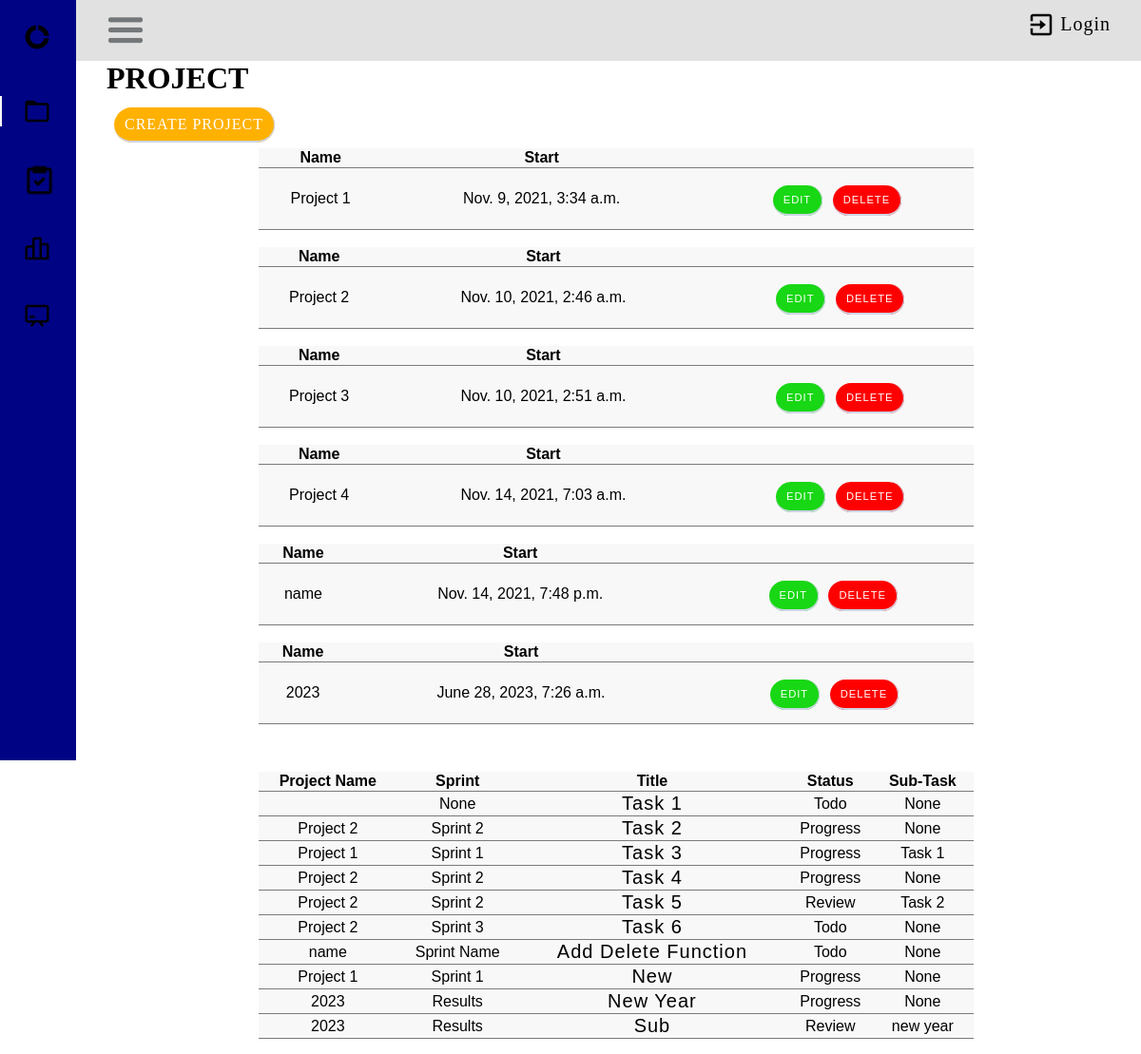
The page / on the database its author committed.
### taskManager/models.py (models this page shows, shortened)
class Project(models.Model):
    name = models.CharField(max_length=50)
    start = models.DateTimeField(auto_now_add=True)

class Task(models.Model):
    STATUS_CHOICES = (
        ('Todo', 'Todo'),
    ('Progress', 'Progress'),
    ('Review', 'Review'),
    ('Done', 'Done'),
    )
    user = models.ForeignKey(User, on_delete=models.CASCADE, null=True, blank=False)
    title = models.CharField(max_length=200)
    description = models.TextField(null=True, blank=True)
    complete = models.BooleanField(default=False)
    created = models.DateTimeField(auto_now_add=True)
    sprint = models.ForeignKey(Sprint, on_delete=models.CASCADE, blank=True, null=True)
    status = models.CharField(max_length=30, choices=STATUS_CHOICES)
    subtask = models.ForeignKey('self',on_delete=models.CASCADE, null=True, blank=True)
    def __str__(self):
        return self.title
    class Meta:
        ordering = ['title']

class Sprint(models.Model):
    name = models.CharField(max_length=50, blank=True, default='')
    description = models.TextField(blank=True, default='')
    start = models.DateTimeField(null=False, auto_now_add=True,)
    Duration= models.DurationField(null=False, blank=False, default=0 )
    end = models.DateField(blank=True, null=True, default='2026-12-31')
    project = models.ForeignKey(Project, on_delete=models.CASCADE, null=False)
    def __str__(self):
        return self.name or ('Sprint ending %s') % self.end
    class Meta:
        ordering = ['name']

### taskManager/view/project/views.py (the view)
# urls.py: path('', ProjectListView.as_view(), name='project_list'),
class ProjectListView(ListView):
    model = Project
    context_object_name = 'project'
    template_name = "project/project_list.html"
    def get_context_data(self, **kwargs):
        context = super(ProjectListView, self).get_context_data(**kwargs)
        context['sprints'] = Sprint.objects.all()
        context['tasks'] = Task.objects.all()
        context['projects'] = Project.objects.all()
        return context

### taskManager/templates/project/project_list.html (shortened to what this page needs)
{% load crispy_forms_tags %}
{% block content %}
{% load static %}
<div class="header-bar">
    <div>
        <link rel="stylesheet" href="{% static 'css/home.css' %}">
        <link rel="stylesheet" href="{% static 'css/task.css' %}">
        <h1>PROJECT</h1>
    </div>
</div>
<body id="body-pd">
    <header class="header" id="header">
        <div class="header_toggle">
            <img class="bx bx-menu" id="header-toggle" width="40px" src="/static/images/burger-menu.jpg" alt="burger menu">
        <div class="header-logout">
            <img class="exit-icon" src="/static/images/exit.png" alt="burger menu">
            {% if request.user.is_authenticated %}
                <a class="header-text" href="{% url 'user_logout' %}">Logout</a>
            {% else %}
                <a class="header-text" href="{% url 'user_login' %}">Login</a>
            {% endif %}
        </div>
    </div>
    </header>
    <div class="l-navbar" id="nav-bar">
        <nav class="nav">
            <div>
                <a href="#" class="nav_logo">
                    <img class="bx bx-menu" id="header-toggle" width="30px" src="/static/images/app-icon.png" alt="burger menu">
                </a>
                <div class="nav_list">
                    <a href="{% url 'project_list' %}" class="nav_link active">
                        <img width="30px" src="/static/images/folder-icon.png" alt="burger menu">
                    </a>
                    <a href="{% url 'tasks' %}" class="nav_link">
                        <img width="35px" src="/static/images/task-icon.png" alt="burger menu">
                    </a>
                    <a href="{% url 'sprint_list' %}" class="nav_link">
                        <img width="30px" src="/static/images/backlog-icon.png" alt="burger menu">
                    </a>
                    <a href="{% url 'board' %}" class="nav_link">
                        <img width="30px" src="/static/images/board-icon.png" alt="burger menu">
                    </a>
                </div>
            </div>
        </nav>
    </div>
</body>
<a class="btn" style="font-size: 1rem;" href="{% url 'project_form' %}"> Create Project </a>
<div class="table-container">
    {% for project in object_list %}
    <table>
        <tr>
            <th>Name</th>
            <th>Start</th>
            <th></th>
        </tr>
        <tr>
            <td>{{project.name}}</td>
            <td>{{project.start}}</td>
            <td>
                <div style="margin: 22px 0px;">
                    <span><a href="{% url 'project_update' project.pk %}" class="btn btn-style btn-edit">Edit</a> </span>
                    <span><a href="{% url 'project_delete' project.pk %}" class="btn btn-style btn-delete">Delete</a> </span>
                </div>
            </td>
        </tr>
    </table>
    <br />
{% endfor %}
</div>
<div class="table-container">
    <table>
        <tr>
            <th>Project Name</th>
            <th>Sprint</th>
            <th>Title</th>
            <th>Status</th>
            <th>Sub-Task</th>
            <th></th>
        </tr>
        {% for task in tasks %}
            <tr>
                <td>{{task.sprint.project.name}}</td>
                <td>{{task.sprint}}</td>
                <td><a href="{% url 'task' task.pk %}">{{task.title}}</a></td>
                <td>{{task.status}}</td>
                <td>{{task.subtask}}</td>
                <td>
                </td>
            </tr>
            {% endfor %}
    </table>
</div>
{% endblock content %}

### taskManager/static/css/home.css (style rules this page uses)
*,::before,::after { box-sizing: border-box; }
body { position: relative; margin: var(--header-height) 0 0 0; padding: 0 1rem; font-size: var(--normal-font-size); transition: .5s; }
a { text-decoration: none; text-transform: capitalize; font-size: 1.25rem; font-weight: 400; letter-spacing: 1px; color: var(--title-background); }
.header { width: 100%; height: var(--header-height); position: fixed; top: 0; left: 0; align-items: center; justify-content: space-between; padding: 0 1rem; background-color: var(--header-color); z-index: var(--z-fixed); transition: .5s; }
.header-logout { float: right; display: flex; align-items: center; justify-content: space-between; color: black; }
.header-text { font-size: 1.25rem; font-weight: 400; letter-spacing: 1px; }
.exit-icon { margin-right: 5px; width: 30px; }
.header_toggle { color: var(--first-color); font-size: 1.5rem; cursor: pointer; margin-top: 1%; }
.l-navbar { position: fixed; top: 0 ; left: 0; width: var(--nav-width); height: 100vh; background-color: var(--first-color); padding: .5rem 1rem 0 0; transition: .5s; z-index: var(--z-fixed); }
.nav { height: 100%; display: flex; flex-direction: column; justify-content: space-between; overflow: hidden; }
.nav_logo, .nav_link { display: grid; grid-template-columns: max-content max-content; align-items: center; column-gap: 1rem; padding: .5rem 0 .5rem 1.5rem; }
.nav_logo { margin-bottom: 2rem; }
.nav_link { position: relative; color: var(--first-color-light); margin-bottom: 1.5rem; transition: .3s; }
.active { color: var(--white-color); }
.active::before { content: ''; position: absolute; left: 0; width: 2px; height: 32px; background-color: var(--white-color); }
@media screen and (min-width: 768px) { body { margin: calc(var(--header-height) + 1rem) 0 0 0; padding-left: calc(var(--nav-width) + 2rem ); } }
@media screen and (min-width: 768px) { .header { height: calc(var(--header-height) + 1rem); padding: 0 2rem 0 calc(var(--nav-width) + 2rem); } }
@media screen and (min-width: 768px) { .l-navbar { left: 0; padding: 1rem 1rem 0 0; } }

### taskManager/static/css/task.css (style rules this page uses)
img { border-radius: 5px 5px 0 0; }
.btn { width: 80%; letter-spacing: 1px; text-transform: uppercase; color: #fff; cursor: pointer; border: none; border-radius: 50px; border-bottom: solid 2px #ced5e5; border-right: solid 1px #ced5e5; background-color: var(--button-background); padding: 9px 11px; margin: 8px; }
.btn-style { font-size: .7rem; margin: 3px; }
.btn-edit { background-color: var(--button-edit); }
.btn-delete { background-color: var(--button-delete); }
table { font-family: Arial; border-collapse: collapse; width: 100%; }
td, th { border-bottom: 1px solid #7a7a7a; text-align: center; }
tr { background-color: rgba(196, 196, 196, 0.12); }
.table-container { margin-left: auto; margin-right: auto; padding: 1rem 10rem; }

### rows shown on the page
Project: name "Project 1", start "Nov. 9, 2021, 3:34 a.m."
Project: name "Project 2", start "Nov. 10, 2021, 2:46 a.m."
Project: name "Project 3", start "Nov. 10, 2021, 2:51 a.m."
Project: name "Project 4", start "Nov. 14, 2021, 7:03 a.m."
Project: name "name", start "Nov. 14, 2021, 7:48 p.m."
Project: name "2023", start "June 28, 2023, 7:26 a.m."
Task: sprint "None", title "Task 1", status "Todo", subtask "None"
Task: sprint.project.name "Project 2", sprint "Sprint 2", title "Task 2", status "Progress", subtask "None"
Task: sprint.project.name "Project 1", sprint "Sprint 1", title "Task 3", status "Progress", subtask "Task 1"
Task: sprint.project.name "Project 2", sprint "Sprint 2", title "Task 4", status "Progress", subtask "None"
Task: sprint.project.name "Project 2", sprint "Sprint 2", title "Task 5", status "Review", subtask "Task 2"
Task: sprint.project.name "Project 2", sprint "Sprint 3", title "Task 6", status "Todo", subtask "None"
Task: sprint.project.name "name", sprint "Sprint Name", title "Add Delete Function", status "Todo", subtask "None"
Task: sprint.project.name "Project 1", sprint "Sprint 1", title "New", status "Progress", subtask "None"
Task: sprint.project.name "2023", sprint "Results", title "New Year", status "Progress", subtask "None"
Task: sprint.project.name "2023", sprint "Results", title "Sub", status "Review", subtask "new year"
